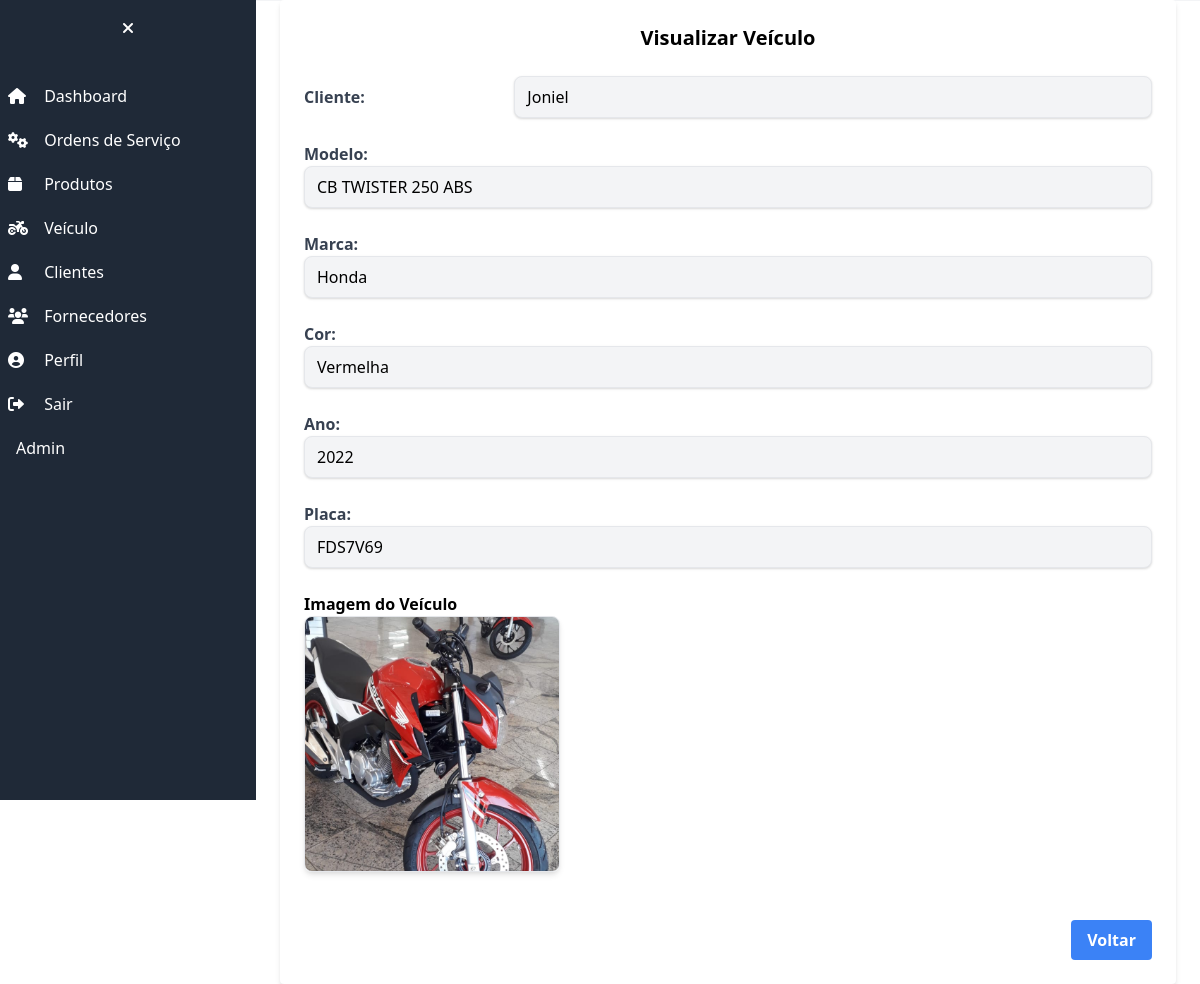
Screenshot of /veiculos/veiculos/1/ (signed in) with the database file from the repository.
### veiculo/models.py (models this page shows, shortened)
class Veiculo(models.Model):
    cliente_nome = models.ForeignKey(Cliente, on_delete=models.CASCADE, verbose_name='Nome do Cliente')
    modelo = models.CharField(max_length=100)
    marca = models.CharField(max_length=100)
    cor = models.CharField(max_length=100)
    ano = models.CharField(max_length=4)
    placa = models.CharField(max_length=8)
    foto_veiculo = models.ImageField(upload_to='images/', blank=True, verbose_name='Foto do veiculo')
    class Meta:
        verbose_name = 'Veiculo'
        verbose_name_plural = 'Veiculos'

### cliente/models.py (models this page shows, shortened)
class Cliente(models.Model):
    nome = models.CharField('NOME', max_length=255)
    cpf_cnpj = models.CharField('CPF', max_length=18, validators=[validate_cpf_cnpj])
    data_nascimento = models.DateField('NASCIDO EM')
    telefone = models.CharField('TELEFONE 1', max_length=20, validators=[validate_phone])
    telefone2 = models.CharField('TELEFONE 2', max_length=20, validators=[validate_phone], blank=True)
    email = models.EmailField('EMAIL', blank=True)
    endereco_cep = models.CharField('CEP', max_length=10, blank=True)
    endereco_logradouro = models.CharField('ENDEREÇO', max_length=255, blank=True)
    endereco_numero = models.CharField('NÚMERO', max_length=10, blank=True)
    endereco_bairro = models.CharField('BAIRRO', max_length=255, blank=True)
    endereco_cidade = models.CharField('CIDADE', max_length=255, blank=True)
    endereco_estado = models.CharField('ESTADO', max_length=2, choices=ESTADOS_CHOICES, blank=True)
    endereco_complemento = models.CharField('COMPLEMENTO', max_length=255, blank=True)
    observacao = models.TextField('OBSERVAÇÕES', blank=True)
    criado_em = models.DateTimeField('CRIADO EM', auto_now_add=True)
    class Meta:
        verbose_name = 'Cliente'
        verbose_name_plural = 'Clientes'
    def __str__(self) -> str:
        return self.nome

### veiculo/views.py (the view)
# urls.py: path('veiculos/<int:pk>/', VeiculoDetailView.as_view(), name='veiculo_detail'),
class VeiculoDetailView(DetailView):
    model = Veiculo
    template_name = "veiculo_detail.html"
    context_object_name = "veiculo"

### veiculo/templates/veiculo_detail.html (shortened to what this page needs)
{% extends "base.html" %}
{% block content %}
<div class="w-full max-w-4xl bg-white  mx-auto  rounded shadow-md p-6">
    <h2 class="text-xl font-bold mb-6 text-center">Visualizar Veículo</h2>
    <div class="grid grid-cols-1 gap-6">
        <div class="flex items-center">
            <label class="w-1/3 font-bold text-gray-700">Cliente:</label>
            <p class="w-full py-2 px-3 border rounded-lg shadow bg-gray-100">{{veiculo.cliente_nome}}</p>
        </div>
        <div>
            <label class="block font-bold text-gray-700">Modelo:</label>
            <p class="py-2 px-3 border rounded-lg shadow bg-gray-100">{{veiculo.modelo}}</p>
        </div>
        <div>
            <label class="block font-bold text-gray-700">Marca:</label>
            <p class="py-2 px-3 border rounded-lg shadow bg-gray-100">{{veiculo.marca}}</p>
        </div>
        <div>
            <label class="block font-bold text-gray-700">Cor:</label>
            <p class="py-2 px-3 border rounded-lg shadow bg-gray-100">{{veiculo.cor}}</p>
        </div>
        <div>
            <label class="block font-bold text-gray-700">Ano:</label>
            <p class="py-2 px-3 border rounded-lg shadow bg-gray-100">{{veiculo.ano}}</p>
        </div>
        <div>
            <label class="block font-bold text-gray-700">Placa:</label>
            <p class="py-2 px-3 border rounded-lg shadow bg-gray-100">{{veiculo.placa}}</p>
        </div>
    <div>
        <label class="font-bold">Imagem do Veículo</label>
        {% if veiculo.foto_veiculo %}
            <img src="{{ veiculo.foto_veiculo.url }}" alt="Imagem do Veículo" class="w-64 h-64 object-cover border rounded-lg shadow-md">
        {% else %}
            <p>Imagem não disponível</p>
        {% endif %}
    </div>
    <div class="mt-6 flex justify-end">
        <a href="/veiculos" class="bg-blue-500 hover:bg-blue-600 text-white font-bold py-2 px-4 rounded focus:outline-none focus:shadow-outline">
            Voltar
        </a>
    </div>
</div>
{% endblock  %}

### rows the page displays
Veiculo: cliente_nome "Joniel", modelo "CB TWISTER 250 ABS", marca "Honda", cor "Vermelha", ano "2022", placa "FDS7V69", foto_veiculo (picture)
